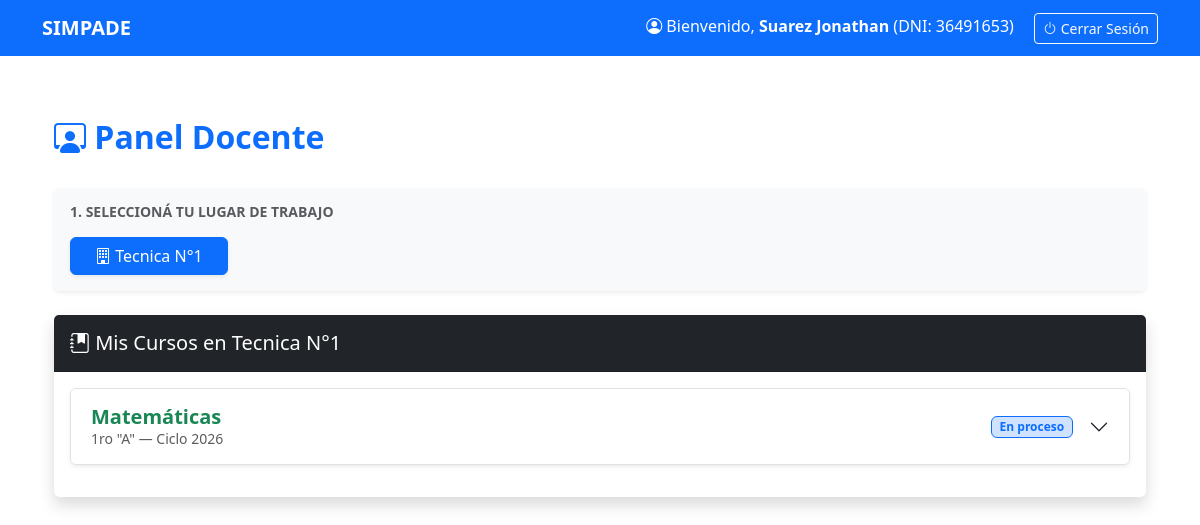
The page /panel-docente/?inst=1 (signed in) on the database its author committed.
### informes/models.py (models this page shows, shortened)
class Usuario(models.Model):
    dni = models.CharField(max_length=8, primary_key=True)
    nombre_completo = models.CharField(max_length=150)
    clave = models.CharField(max_length=128)
    email = models.EmailField(max_length=255, unique=True, null=True, blank=True)
    es_director = models.BooleanField(default=False)
    es_admin_sistema = models.BooleanField(default=False)
    es_profesor = models.BooleanField(default=False)
    es_preceptor = models.BooleanField(default=False)
    es_alumno = models.BooleanField(default=False)
    rol_primario = models.CharField(max_length=50)

class Institucion(models.Model):
    nombre = models.CharField(max_length=200)
    direccion = models.CharField(max_length=255)

class AsignacionDocente(models.Model):
    docente = models.ForeignKey('Usuario', on_delete=models.CASCADE, limit_choices_to={'rol_primario': 'DOCENTE'})
    materia = models.ForeignKey('Materia', on_delete=models.CASCADE)
    division = models.ForeignKey(Division, on_delete=models.CASCADE)
    ciclo_lectivo = models.IntegerField(default=2026)
    observaciones = models.TextField(blank=True, null=True)
    trimestre_1_habilitado = models.BooleanField(default=True)
    trimestre_2_habilitado = models.BooleanField(default=False)
    trimestre_3_habilitado = models.BooleanField(default=False)
    trimestre_4_habilitado = models.BooleanField(default=False)
    trimestre_1_finalizado = models.BooleanField(default=False)
    trimestre_2_finalizado = models.BooleanField(default=False)
    trimestre_3_finalizado = models.BooleanField(default=False)
    trimestre_4_finalizado = models.BooleanField(default=False)
    class Meta:
        unique_together = ('materia', 'division', 'ciclo_lectivo')
        verbose_name = "Asignación de Docente"
        verbose_name_plural = "Asignaciones de Docentes"

class Materia(models.Model):
    ORIENTACIONES = [
        ('BASICO', 'Ciclo Básico'),
        ('ECONOMIA', 'Economía y Administración'),
        ('NATURALES', 'Ciencias Naturales'),
        ('SOCIALES', 'Ciencias Sociales'),
        ('INFORMATICA', 'Informática'),
        ('ARTE', 'Arte'),
    ]
    nombre = models.CharField(max_length=100)
    codigo = models.CharField(max_length=20, unique=True, editable=False)
    orientacion = models.CharField(max_length=50, choices=ORIENTACIONES, default='BASICO')

class Division(models.Model):
    nombre = models.CharField(max_length=10)
    curso = models.ForeignKey(Curso, on_delete=models.CASCADE)
    institucion = models.ForeignKey(Institucion, on_delete=models.CASCADE)
    class Meta:
        unique_together = ('nombre', 'curso', 'institucion')

class Curso(models.Model):
    nombre = models.CharField(max_length=50)

### informes/views/docente_views.py (the view)
# urls.py: path('panel-docente/', docente_views.panel_docente, name='panel_docente'),
@docente_requerido
def panel_docente(request):
    docente = request.usuario_actual
    asignaciones_totales = AsignacionDocente.objects.filter(docente=docente).select_related(
        'materia', 'division', 'division__curso', 'division__institucion'
    )
    instituciones_ids = asignaciones_totales.values_list('division__institucion', flat=True).distinct()
    instituciones = Institucion.objects.filter(id__in=instituciones_ids)
    inst_id = request.GET.get('inst')
    institucion_seleccionada = None
    asignaciones_filtradas = []
    if inst_id:
        institucion_seleccionada = Institucion.objects.filter(id=inst_id).first()
        if institucion_seleccionada:
            asignaciones_filtradas = asignaciones_totales.filter(division__institucion_id=inst_id)
            for asig in asignaciones_filtradas:
                alumnos_division = Alumno.objects.filter(division=asig.division)
                total_alumnos = alumnos_division.count()
                asig.total_alumnos = total_alumnos
                def check_trimestre(nro):
                    cargados = InformeTrimestral.objects.filter(materia=asig.materia,trimestre=nro,).count()
                    return cargados, (total_alumnos > 0 and cargados >= total_alumnos)
                asig.cargados_t1, asig.trim_1_completo = check_trimestre(1)
                asig.cargados_t2, asig.trim_2_completo = check_trimestre(2)
                asig.cargados_t3, asig.trim_3_completo = check_trimestre(3)
                asig.cargados_t4, asig.trim_4_completo = check_trimestre(4)
                asig.informes_cargados = asig.cargados_t1 # O la suma si prefieres
    contexto = {'docente': docente,'instituciones': instituciones,'institucion_seleccionada': institucion_seleccionada,'asignaciones_filtradas': asignaciones_filtradas}
    return render(request, 'panel_docente.html', contexto)

### informes/context_processors.py (called while the page is built)
def usuario_actual(request):
    dni = request.session.get('usuario_dni')
    if dni:
        try:
            user = Usuario.objects.get(dni=dni)
            return {'user_login': user}
        except Usuario.DoesNotExist:
            return {'user_login': None}
    return {'user_login': None}

### informes/views/docente_views.py (called while the page is built)
def docente_requerido(view_func):
    @wraps(view_func)
    def _wrapped_view(request, *args, **kwargs):
        dni_sesion = request.session.get('usuario_dni')
        if not dni_sesion:
            return redirect('index')
        usuario = get_object_or_404(Usuario, dni=dni_sesion)
        if not usuario.es_profesor and not usuario.es_admin_sistema:
            return redirect('index')
        try:
            usuario = Usuario.objects.get(dni=dni_sesion)
            if not usuario.es_profesor:
                return redirect('login') # O podés redirigirlo a un 'acceso_denegado'
            request.usuario_actual = usuario
            return view_func(request, *args, **kwargs)
        except Usuario.DoesNotExist:
            return redirect('login')
    return _wrapped_view

### informes/templates/panel_docente.html (shortened to what this page needs)
{% extends 'head.html' %}
{% block content %}
<div class="container mt-5">
    <div class="row mb-4">
        <div class="col">
            <h2 class="fw-bold text-primary">
                <i class="bi bi-person-workspace"></i> Panel Docente
            </h2>
        </div>
    </div>
    <div class="row mb-4">
        <div class="col-12">
            <div class="card shadow-sm border-0">
                <div class="card-body bg-light rounded">
                    <h6 class="text-muted text-uppercase fw-bold mb-3 small">1. Seleccioná tu lugar de trabajo</h6>
                    <div class="d-flex flex-wrap gap-2">
                        {% for inst in instituciones %}
                        <a href="?inst={{ inst.id }}"
                           class="btn {% if institucion_seleccionada.id == inst.id %}btn-primary{% else %}btn-outline-primary text-black bg-white{% endif %} shadow-sm px-4">
                            <i class="bi bi-building"></i> {{ inst.nombre }}
                        </a>
                        {% empty %}
                        <div class="alert alert-warning w-100 mb-0">
                            <i class="bi bi-exclamation-triangle"></i> No tienes instituciones asignadas.
                        </div>
                        {% endfor %}
                    </div>
                </div>
            </div>
        </div>
    </div>
    {% if institucion_seleccionada %}
    <div class="row">
        <div class="col-12">
            <div class="card shadow border-0">
                <div class="card-header bg-dark text-white py-3">
                    <h5 class="mb-0"><i class="bi bi-journal-bookmark-fill"></i> Mis Cursos en {{ institucion_seleccionada.nombre }}</h5>
                </div>
                <div class="card-body p-3">
                    <div class="accordion" id="accordionMaterias">
                        {% for asig in asignaciones_filtradas %}
                        <div class="accordion-item mb-3 border rounded shadow-sm">
                            <h2 class="accordion-header" id="heading{{ asig.id }}">
                                <button class="accordion-button collapsed" type="button" data-bs-toggle="collapse"
                                        data-bs-target="#collapse{{ asig.id }}">
                                    <div class="d-flex justify-content-between w-100 align-items-center pe-3">
                                        <div>
                                            <span class="fw-bold text-success fs-5">{{ asig.materia.nombre }}</span>
                                            <br>
                                            <small class="text-muted">
                                                {{ asig.division.curso.nombre }} "{{ asig.division.nombre }}" — Ciclo {{ asig.ciclo_lectivo }}
                                            </small>
                                        </div>
                                        <div class="text-end">
                                            {% if asig.trim_1_completo and asig.trim_2_completo and asig.trim_3_completo %}
                                                <span class="badge bg-success"><i class="bi bi-check-all"></i> Finalizado</span>
                                            {% else %}
                                                <span class="badge bg-primary-subtle text-primary border border-primary">En proceso</span>
                                            {% endif %}
                                        </div>
                                    </div>
                                </button>
                            </h2>
                        </div>
                        {% endfor %}
                    </div>
                </div>
            </div>
        </div>
    </div>
    {% elif instituciones %}
    <div class="text-center py-5 text-muted">
        <i class="bi bi-arrow-up-circle fs-1"></i>
        <h5 class="mt-3">Seleccioná una institución arriba para ver tus materias.</h5>
    </div>
    {% endif %}
</div>
{% endblock %}

### informes/templates/nav.html
{% if not ocultar_nav %}
<nav class="navbar navbar-expand-lg navbar-dark bg-primary fixed-top">
    <div class="container">
        <a class="navbar-brand fw-bold" href="{%url 'index'%}">SIMPADE</a>
        <div class="ms-auto">
            {% if user_login %}
                <span class="navbar-text text-white me-3">
                    <i class="bi bi-person-circle"></i>
                    Bienvenido, <strong>{{ user_login.nombre_completo }}</strong> (DNI: {{ user_login.dni }})
                </span>
                <a href="{% url 'logout' %}" class="btn btn-sm btn-outline-light"><i class="bi bi-power"></i> Cerrar Sesión</a>
            {% endif %}
        </div>
    </div>
</nav>
{% endif %}

### informes/templates/head.html (style rules this page uses)
body { padding-top: 70px; }

### informes/templates/panel_docente.html (style rules this page uses)
.accordion-item { transition: transform 0.2s; }

### rows shown on the page
Usuario: nombre_completo "Suarez Jonathan", dni "36491653"
Institucion: nombre "Tecnica N°1"
AsignacionDocente: materia.nombre "Matemáticas", division.curso.nombre "1ro", division.nombre "A", ciclo_lectivo "2026", shows "En proceso"
